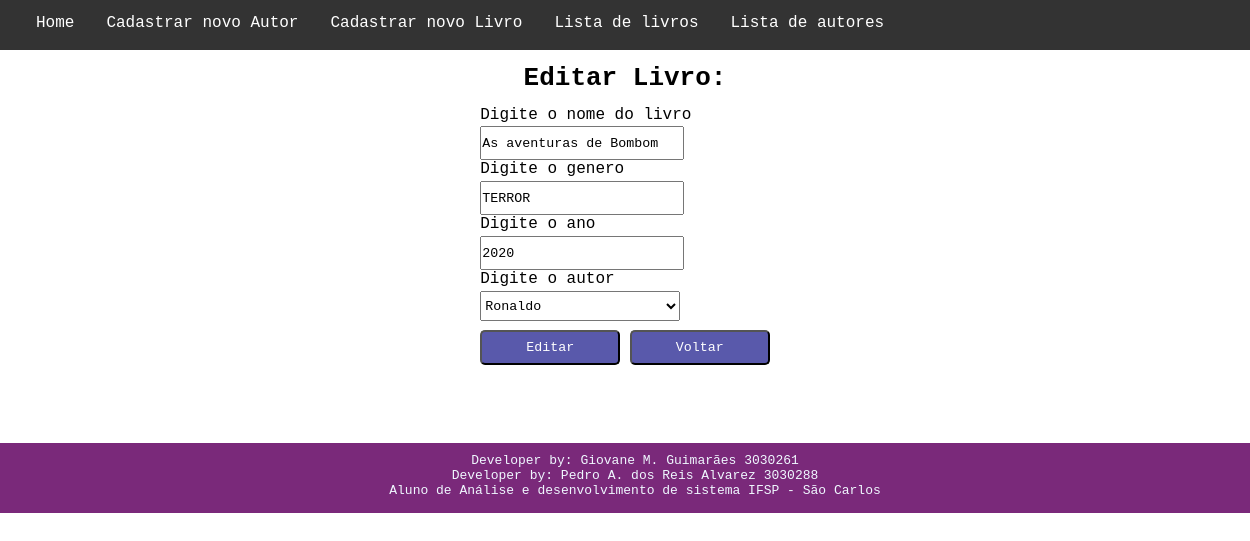
Screenshot of /editarLivro.php?id=13 with the database file from the repository.
### tables this page shows
CREATE TABLE `livro` (
  `idlivro` int(11) NOT NULL,
  `nomelivro` varchar(255) NOT NULL,
  `genero` varchar(255) NOT NULL,
  `ano` year(4) NOT NULL,
  `idPessoa` int(11) NOT NULL
);

### model/Livro.php (called while the page is built, shortened)
<?php
class Livro {
    public static function getLivro($idlivro) {
        try {
            $con = Conexao::getConexao();
            $stmt = $con->prepare("SELECT * FROM livro WHERE idlivro = ?");
            $stmt->execute([$idlivro]);
            return $stmt->fetchAll()[0];
        } catch (Exception $e) {
            echo $e->getMessage();
            exit;
        }
    }
}

### model/Autor.php (called while the page is built, shortened)
<?php
class Autor {
    public static function listar() {
        try {
            $con = Conexao::getConexao();
            $stmt = $con->prepare("SELECT * FROM autor");
            $stmt->execute();
            return $stmt->fetchAll();
        } catch (Exception $e) {
            echo $e->getMessage();
            exit;
        }
    }
}

### editarLivro.php (the view, shortened to what this page needs)
<!DOCTYPE html>
<html lang="en">
<head>
</head>
<body>
    <?php
        require_once(__DIR__."/model/Autor.php");
        require_once(__DIR__."/model/Livro.php");
        if(isset($_GET["id"]) and !empty($_GET["id"])) {
            $livro = Livro::getLivro($_GET["id"]);
        } else {
            echo "<h1>Você deve especificar o livro!</h1>";
            exit;
        }
    ?>
    <nav>
        <ul>
            <li><a href="livraria">Home</a></li>
            <li><a href="cadastrarAutor">Cadastrar novo Autor</a></li>
            <li><a href="cadastrarLivro">Cadastrar novo Livro</a></li>
            <li><a href="livros">Lista de livros</a></li>
            <li><a href="autores">Lista de autores</a></li>
        </ul>
    </nav>
    <h1>Editar Livro: </h1>
    <div class='form_editar'>
    <form method="POST">
        <p>Digite o nome do livro</p>
        <input type="text" name="nomelivro" value="<?= $livro["nomelivro"] ?>" required>
        <p>Digite o genero</p>
        <input type="text" name="genero" value="<?= $livro["genero"] ?>" required>
        <p>Digite o ano</p>
        <input type="number" name="ano" value="<?= $livro["ano"] ?>" min="0" required>
        <p>Digite o autor</p>
            <select name="idPessoa" required>
                <?php
                    $listaPessoas = Autor::listar();
                    foreach($listaPessoas as $pessoa) {
                        $id = $pessoa["id"];
                        $nome = $pessoa["nome"];
                        if($id == $livro["idPessoa"]) {
                            echo "<option value='$id' selected>$nome</option>";
                        } else {
                            echo "<option value='$id'>$nome</option>";
                        }
                    }
                ?>
            </select>
            <br>
            <button>Editar</button>
            <button><a href='livros'>Voltar</a></button>
    </form>
    </div>
    <footer>
        <div class="container_footer">
            <p>Developer by: Giovane M. Guimarães 3030261</p>
            <p>Developer by: Pedro A. dos Reis Alvarez 3030288</p>
            <p>Aluno de Análise e desenvolvimento de sistema IFSP - São Carlos</p>
        </div>
    </footer>
</body>
</html>

### editarLivro.php (style rules this page uses)
* { padding:0; margin:0; font-family: monospace; }
h1 { text-align: center; padding-top: 13px; }
nav { background-color: #333; height: 50px; width: 100%; padding: 0 20px; font-size: large; }
ul { list-style-type: none; margin: 0; padding: 0; overflow: hidden; }
li { float: left; }
li a { display: block; color: white; text-align: center; padding: 14px 16px; text-decoration: none; border-radius: 5px; }
footer { text-align: center; background-color: #7a297a; color: aliceblue; padding: 10px; height: 50px; width: 100%; margin-top: 15%; }
button { border-radius: 5px; padding: 3px 12px; background: #5959AB; text-decoration: none; color: white; cursor: pointer; width: 140px; height: 35px; }
a { text-decoration: none; color: white; }
form { margin-top: 1%; height: 150px; font-size: large; }
input { margin-top: 1%; width: 200px; height: 30px; }
.form_editar { display: flex; align-items: center; justify-content: center; }
select { margin-top: 1%; margin-bottom: 3%; width: 200px; height: 30px; }

### rows the page displays
livro: nomelivro "As aventuras de Bombom", genero "TERROR", ano "2020"

### other values shown
form field idPessoa "Ronaldo"
